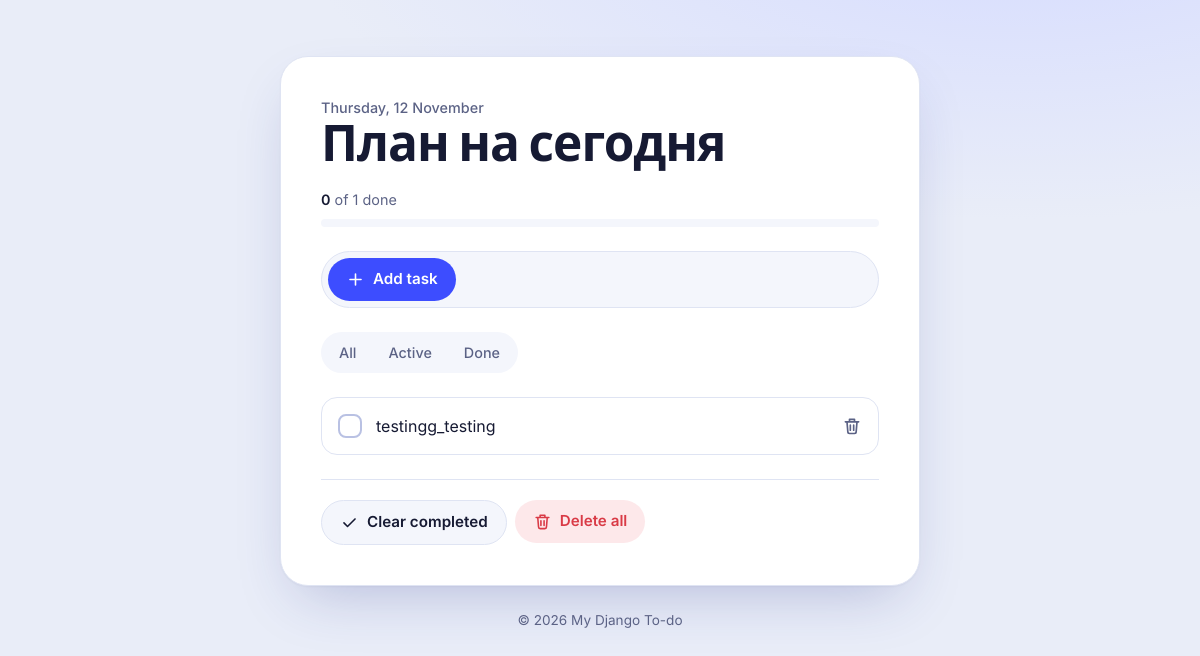
Before: / with the older database file.
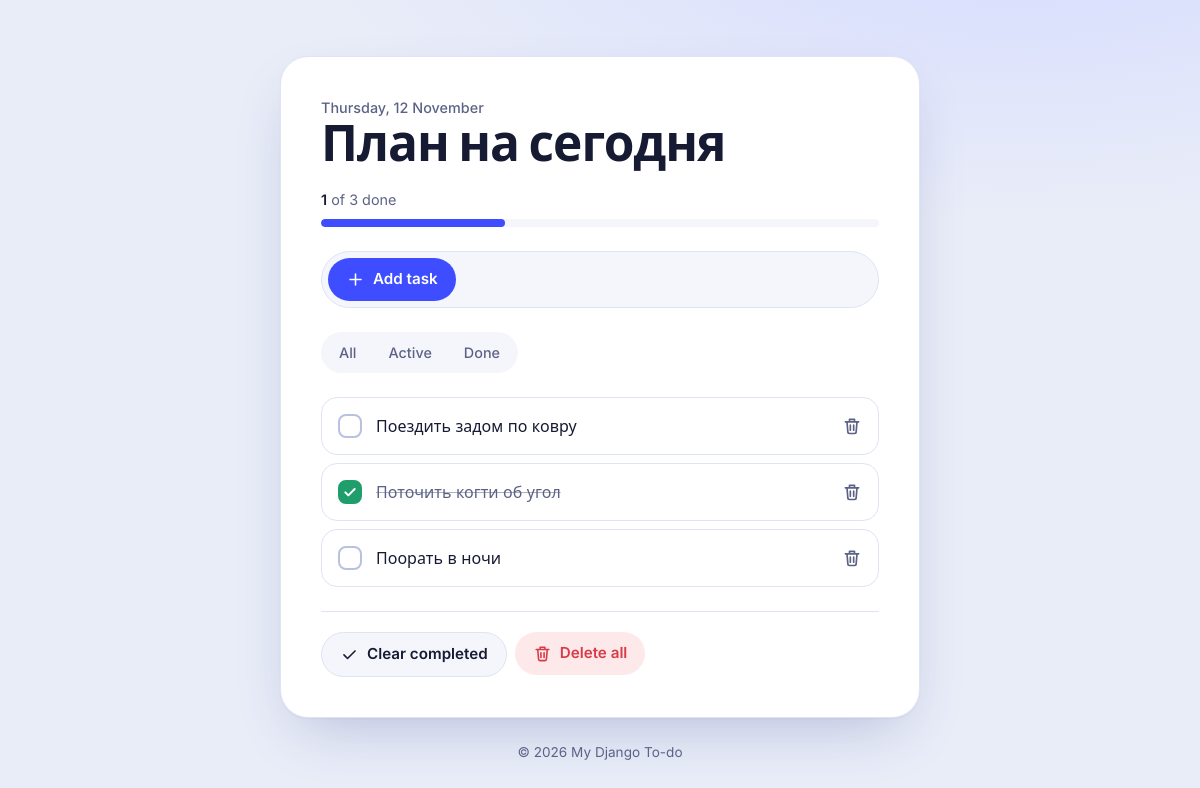
After: the same page with the newer database file.
### todolist/models.py (models this page shows, shortened)
class Todolist(models.Model):
    text = models.CharField(max_length=45)
    completed  = models.BooleanField(default=False)

### todolist/views.py (the view)
# urls.py: path('', views.index, name='index'),
def index(request):
    show = request.GET.get('show', 'all')
    if show == 'active':
        todo_items = Todolist.objects.filter(completed=False).order_by('id')
    elif show == 'done':
        todo_items = Todolist.objects.filter(completed=True).order_by('id')
    else:
        todo_items = Todolist.objects.order_by('id')
    today = date.today().strftime('%A, %d %B')
    form = TodoListForm()
    total = Todolist.objects.count()
    done = Todolist.objects.filter(completed=True).count()
    percent = round(done / total * 100) if total else 0
    show = request.GET.get('show', 'all')
    context = {'todo_items': todo_items, 'form': form,
           'total': total, 'done': done, 'percent': percent, 'today': today, 'show': show}
    return render(request, 'todolist/index.html', context)

### todolist/templates/todolist/index.html (shortened to what this page needs)
{% load static %}
<!DOCTYPE html>
<html lang="en">
<head>
  <link rel="stylesheet" href="{% static 'todolist/bs/css/fonts.css' %}">
  <link rel="stylesheet" href="{% static 'todolist/style.css' %}">
</head>
<body>
  <main class="app">
    <header class="app-header">
      <div>
        <p class="date">{{ today }}</p>
        <h1>План на сегодня</h1>
      </div>
      <div class="progress" aria-label="2 of 5 tasks done">
        <span class="progress-count"><strong>{{ done }}</strong> of {{ total }} done</span>
        <div class="progress-track">
          <div class="progress-fill" style="width: {{ percent }}%"></div>
        </div>
      </div>
    </header>
    <form class="add-form" action="{% url 'add' %}" method="post">
      <button type="submit" class="btn btn-primary">
        <svg viewBox="0 0 24 24" aria-hidden="true"><path d="M12 5v14M5 12h14"/></svg>
        Add task
      </button>
    </form>
    <nav class="filters" aria-label="Filter tasks">
        <a href="?show=all" class="filter">All</a>
        <a href="?show=active" class="filter">Active</a>
        <a href="?show=done" class="filter">Done</a>
    </nav>
    <ul class="todo-list">
          {% for todolist in todo_items %}
          {% if todolist.completed %}
      <li class="todo done">
        <div class="todo-label">
          <span class="box" aria-hidden="true">
            <svg viewBox="0 0 24 24"><path d="M5 12.5l4.5 4.5L19 7.5"/></svg>
          </span>
          <span class="todo-text">{{todolist.text}}</span>
        </div>
        <form method="post" action="{% url 'deleteitem' todolist.id %}">
        <button class="icon-btn" type="submit" aria-label="Delete task">
          <svg viewBox="0 0 24 24" aria-hidden="true"><path d="M4 7h16M10 11v6M14 11v6M6 7l1 12a2 2 0 0 0 2 2h6a2 2 0 0 0 2-2l1-12M9 7V4h6v3"/></svg>
        </button></form>
      </li>
          {% else %}
      <li class="todo">
        <div class="todo-label">
          <span class="box" aria-hidden="true">
            <svg viewBox="0 0 24 24"><path d="M5 12.5l4.5 4.5L19 7.5"/></svg>
          </span>
          <a class="todo-text" href="{% url 'completed' todolist.id %}"><span class="todo-text">{{todolist.text}}</span></a>
        </div>
        <form method="post" action="{% url 'deleteitem' todolist.id %}">
        <button class="icon-btn" type="submit" aria-label="Delete task">
          <svg viewBox="0 0 24 24" aria-hidden="true"><path d="M4 7h16M10 11v6M14 11v6M6 7l1 12a2 2 0 0 0 2 2h6a2 2 0 0 0 2-2l1-12M9 7V4h6v3"/></svg>
        </button></form>
      </li>
          {% endif %}
          {% endfor %}
      </ul>
    <div class="bulk-actions">
      <a href="{% url 'deletecompleted' %}">
      <button type="button" class="btn btn-soft">
        <svg viewBox="0 0 24 24" aria-hidden="true"><path d="M5 12.5l4.5 4.5L19 7.5"/></svg>
        Clear completed
      </button>
      </a>
      <a href="{% url 'deleteall' %}">
      <button type="button" class="btn btn-danger">
        <svg viewBox="0 0 24 24" aria-hidden="true"><path d="M4 7h16M10 11v6M14 11v6M6 7l1 12a2 2 0 0 0 2 2h6a2 2 0 0 0 2-2l1-12M9 7V4h6v3"/></svg>
        Delete all
      </button></a>
    </div>
  </main>
  <footer class="site-footer">
    <p>© 2026 My Django To-do</p>
  </footer>
</body>
</html>

Changed rows visible on the page:
removed Todolist: text "testingg_testing"
added Todolist: text "Поездить задом по ковру"
added Todolist: text "Поточить когти об угол"
added Todolist: text "Поорать в ночи"
Other visible differences:
{{ done }}: "0" → "1"
{{ total }}: "1" → "3"
